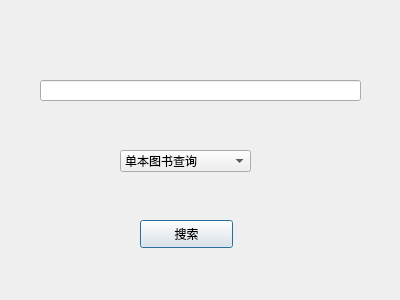
<?xml version="1.0" encoding="UTF-8"?>
<ui version="4.0">
 <class>search_book</class>
 <widget class="QDialog" name="search_book">
  <property name="geometry">
   <rect>
    <x>0</x>
    <y>0</y>
    <width>400</width>
    <height>300</height>
   </rect>
  </property>
  <property name="windowTitle">
   <string>Dialog</string>
  </property>
  <widget class="QLineEdit" name="book_search">
   <property name="geometry">
    <rect>
     <x>40</x>
     <y>80</y>
     <width>321</width>
     <height>21</height>
    </rect>
   </property>
   <property name="inputMask">
    <string comment="输入查询信息" extracomment="输入查询信息"/>
   </property>
  </widget>
  <widget class="QComboBox" name="book_search_box">
   <property name="geometry">
    <rect>
     <x>120</x>
     <y>150</y>
     <width>131</width>
     <height>22</height>
    </rect>
   </property>
   <item>
    <property name="text">
     <string>单本图书查询</string>
    </property>
   </item>
   <item>
    <property name="text">
     <string>按照书名查询</string>
    </property>
   </item>
   <item>
    <property name="text">
     <string>按照作者查询</string>
    </property>
   </item>
  </widget>
  <widget class="QPushButton" name="book_search_bn">
   <property name="geometry">
    <rect>
     <x>140</x>
     <y>220</y>
     <width>93</width>
     <height>28</height>
    </rect>
   </property>
   <property name="text">
    <string>搜索</string>
   </property>
  </widget>
  <widget class="QLabel" name="label">
   <property name="geometry">
    <rect>
     <x>70</x>
     <y>260</y>
     <width>241</width>
     <height>16</height>
    </rect>
   </property>
   <property name="text">
    <string/>
   </property>
  </widget>
 </widget>
 <resources/>
 <connections/>
</ui>
